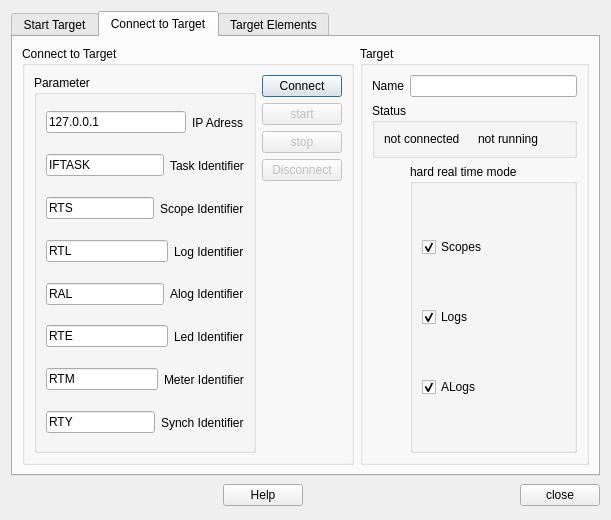
<ui version="4.0" >
 <class>QRL_TargetsManager</class>
 <widget class="QDialog" name="QRL_TargetsManager" >
  <property name="enabled" >
   <bool>true</bool>
  </property>
  <property name="geometry" >
   <rect>
    <x>0</x>
    <y>0</y>
    <width>611</width>
    <height>520</height>
   </rect>
  </property>
  <property name="minimumSize" >
   <size>
    <width>303</width>
    <height>228</height>
   </size>
  </property>
  <property name="windowTitle" >
   <string>Targets Manager</string>
  </property>
  <property name="windowIcon" >
   <iconset resource="qrtailab.qrc" >
    <normaloff>:/icons/connect_icon.xpm</normaloff>:/icons/connect_icon.xpm</iconset>
  </property>
  <layout class="QGridLayout" >
   <item row="0" column="0" >
    <widget class="QTabWidget" name="tabWidgetet" >
     <property name="currentIndex" >
      <number>1</number>
     </property>
     <widget class="QWidget" name="tab" >
      <attribute name="title" >
       <string>Start Target</string>
      </attribute>
      <layout class="QGridLayout" name="gridLayout_2" >
       <item row="0" column="0" colspan="2" >
        <widget class="QListWidget" name="listWidget" >
         <property name="enabled" >
          <bool>false</bool>
         </property>
        </widget>
       </item>
       <item row="0" column="2" >
        <widget class="QPushButton" name="pushButton_4" >
         <property name="enabled" >
          <bool>false</bool>
         </property>
         <property name="text" >
          <string>>></string>
         </property>
         <property name="autoDefault" >
          <bool>false</bool>
         </property>
        </widget>
       </item>
       <item rowspan="2" row="0" column="3" >
        <widget class="QGroupBox" name="groupBox" >
         <property name="enabled" >
          <bool>false</bool>
         </property>
         <property name="title" >
          <string>Start local Target</string>
         </property>
         <layout class="QGridLayout" name="gridLayout_3" >
          <item row="0" column="0" >
           <widget class="QLabel" name="label_9" >
            <property name="text" >
             <string>Target</string>
            </property>
           </widget>
          </item>
          <item row="1" column="0" colspan="2" >
           <widget class="QLineEdit" name="lineEdit" />
          </item>
          <item row="2" column="0" colspan="2" >
           <widget class="QCheckBox" name="checkBox_3" >
            <property name="text" >
             <string>auto. connect</string>
            </property>
           </widget>
          </item>
          <item row="3" column="0" >
           <widget class="QCheckBox" name="checkBox" >
            <property name="text" >
             <string>wait</string>
            </property>
           </widget>
          </item>
          <item row="4" column="0" >
           <widget class="QCheckBox" name="checkBox_2" >
            <property name="text" >
             <string>stop after</string>
            </property>
           </widget>
          </item>
          <item row="4" column="1" >
           <widget class="QLineEdit" name="lineEdit_2" />
          </item>
          <item row="5" column="0" colspan="2" >
           <widget class="QPushButton" name="pushButton_2" >
            <property name="text" >
             <string>Start Target</string>
            </property>
            <property name="autoDefault" >
             <bool>false</bool>
            </property>
           </widget>
          </item>
         </layout>
        </widget>
       </item>
       <item row="1" column="0" >
        <widget class="QPushButton" name="pushButton" >
         <property name="enabled" >
          <bool>false</bool>
         </property>
         <property name="text" >
          <string>Add Target</string>
         </property>
         <property name="autoDefault" >
          <bool>false</bool>
         </property>
        </widget>
       </item>
       <item row="1" column="1" >
        <widget class="QPushButton" name="pushButton_3" >
         <property name="enabled" >
          <bool>false</bool>
         </property>
         <property name="text" >
          <string>Remove</string>
         </property>
         <property name="autoDefault" >
          <bool>false</bool>
         </property>
        </widget>
       </item>
       <item row="2" column="0" colspan="4" >
        <widget class="QGroupBox" name="groupBox_3" >
         <property name="title" >
          <string>Status</string>
         </property>
         <layout class="QGridLayout" name="gridLayout_10" >
          <item row="0" column="0" >
           <widget class="QLabel" name="label_10" >
            <property name="text" >
             <string>Target</string>
            </property>
           </widget>
          </item>
          <item row="0" column="1" >
           <widget class="QLineEdit" name="targetNameLineEdit" >
            <property name="readOnly" >
             <bool>true</bool>
            </property>
           </widget>
          </item>
          <item row="0" column="2" >
           <widget class="QLabel" name="label_11" >
            <property name="enabled" >
             <bool>false</bool>
            </property>
            <property name="text" >
             <string>Output:</string>
            </property>
           </widget>
          </item>
          <item rowspan="2" row="0" column="3" >
           <widget class="QTextEdit" name="textEdit" >
            <property name="enabled" >
             <bool>false</bool>
            </property>
           </widget>
          </item>
          <item row="1" column="0" >
           <widget class="QLabel" name="label_12" >
            <property name="text" >
             <string>Status:</string>
            </property>
           </widget>
          </item>
          <item row="1" column="1" >
           <widget class="QLineEdit" name="targetStatusLineEdit" >
            <property name="enabled" >
             <bool>true</bool>
            </property>
            <property name="text" >
             <string>not running</string>
            </property>
            <property name="readOnly" >
             <bool>true</bool>
            </property>
           </widget>
          </item>
         </layout>
        </widget>
       </item>
      </layout>
     </widget>
     <widget class="QWidget" name="tab_2" >
      <attribute name="title" >
       <string>Connect to Target</string>
      </attribute>
      <layout class="QGridLayout" name="gridLayout_7" >
       <item row="0" column="1" >
        <widget class="QGroupBox" name="targetGroupBox" >
         <property name="title" >
          <string>Target</string>
         </property>
         <layout class="QGridLayout" name="gridLayout_5" >
          <item row="0" column="0" >
           <widget class="QLabel" name="targetNameLabel" >
            <property name="text" >
             <string>Name</string>
            </property>
           </widget>
          </item>
          <item row="0" column="1" >
           <widget class="QLineEdit" name="targetNameLineEdit_2" >
            <property name="readOnly" >
             <bool>true</bool>
            </property>
           </widget>
          </item>
          <item row="1" column="0" colspan="2" >
           <widget class="QGroupBox" name="statusGroupBox" >
            <property name="title" >
             <string>Status</string>
            </property>
            <layout class="QGridLayout" name="gridLayout_8" >
             <item row="1" column="0" >
              <widget class="QLabel" name="targetConnectedLabel" >
               <property name="text" >
                <string>not connected</string>
               </property>
              </widget>
             </item>
             <item row="1" column="1" >
              <widget class="QLabel" name="targetRunningLabel" >
               <property name="text" >
                <string>not running</string>
               </property>
              </widget>
             </item>
            </layout>
           </widget>
          </item>
          <item row="4" column="1" >
           <widget class="QGroupBox" name="hartRTGroupBox" >
            <property name="enabled" >
             <bool>true</bool>
            </property>
            <property name="title" >
             <string>hard real time mode</string>
            </property>
            <property name="checkable" >
             <bool>false</bool>
            </property>
            <layout class="QGridLayout" name="gridLayout" >
             <item row="0" column="0" >
              <widget class="QCheckBox" name="scopesHRTCheckBox" >
               <property name="text" >
                <string>Scopes</string>
               </property>
               <property name="checked" >
                <bool>true</bool>
               </property>
              </widget>
             </item>
             <item row="1" column="0" >
              <widget class="QCheckBox" name="logsHRTCheckBox" >
               <property name="text" >
                <string>Logs</string>
               </property>
               <property name="checked" >
                <bool>true</bool>
               </property>
              </widget>
             </item>
             <item row="2" column="0" >
              <widget class="QCheckBox" name="aLogsHRTCheckBox" >
               <property name="text" >
                <string>ALogs</string>
               </property>
               <property name="checked" >
                <bool>true</bool>
               </property>
              </widget>
             </item>
            </layout>
           </widget>
          </item>
          <item row="4" column="0" >
           <spacer name="verticalSpacer" >
            <property name="orientation" >
             <enum>Qt::Vertical</enum>
            </property>
            <property name="sizeHint" stdset="0" >
             <size>
              <width>20</width>
              <height>40</height>
             </size>
            </property>
           </spacer>
          </item>
         </layout>
         <zorder>targetNameLabel</zorder>
         <zorder>targetNameLineEdit_2</zorder>
         <zorder>statusGroupBox</zorder>
         <zorder>hartRTGroupBox</zorder>
         <zorder>verticalSpacer</zorder>
        </widget>
       </item>
       <item row="0" column="0" >
        <widget class="QGroupBox" name="connectGroupBox" >
         <property name="enabled" >
          <bool>true</bool>
         </property>
         <property name="title" >
          <string>Connect to Target</string>
         </property>
         <layout class="QGridLayout" name="gridLayout_6" >
          <item rowspan="5" row="0" column="0" >
           <widget class="QGroupBox" name="targetParameterGroupBox" >
            <property name="enabled" >
             <bool>true</bool>
            </property>
            <property name="title" >
             <string>Parameter</string>
            </property>
            <layout class="QGridLayout" name="gridLayout_9" >
             <item row="0" column="0" >
              <layout class="QVBoxLayout" >
               <property name="spacing" >
                <number>6</number>
               </property>
               <property name="margin" >
                <number>0</number>
               </property>
               <item>
                <layout class="QHBoxLayout" >
                 <property name="spacing" >
                  <number>6</number>
                 </property>
                 <property name="margin" >
                  <number>0</number>
                 </property>
                 <item>
                  <widget class="QLineEdit" name="ipLineEdit" >
                   <property name="text" >
                    <string>127.0.0.1</string>
                   </property>
                  </widget>
                 </item>
                 <item>
                  <widget class="QLabel" name="ipLabel" >
                   <property name="text" >
                    <string>IP Adress</string>
                   </property>
                   <property name="buddy" >
                    <cstring>ipLineEdit</cstring>
                   </property>
                  </widget>
                 </item>
                </layout>
               </item>
               <item>
                <layout class="QHBoxLayout" >
                 <property name="spacing" >
                  <number>6</number>
                 </property>
                 <property name="margin" >
                  <number>0</number>
                 </property>
                 <item>
                  <widget class="QLineEdit" name="taskLineEdit" >
                   <property name="text" >
                    <string>IFTASK</string>
                   </property>
                  </widget>
                 </item>
                 <item>
                  <widget class="QLabel" name="taskLabel" >
                   <property name="text" >
                    <string>Task Identifier</string>
                   </property>
                   <property name="buddy" >
                    <cstring>taskLineEdit</cstring>
                   </property>
                  </widget>
                 </item>
                </layout>
               </item>
               <item>
                <layout class="QHBoxLayout" >
                 <property name="spacing" >
                  <number>6</number>
                 </property>
                 <property name="margin" >
                  <number>0</number>
                 </property>
                 <item>
                  <widget class="QLineEdit" name="scopeLineEdit" >
                   <property name="text" >
                    <string>RTS</string>
                   </property>
                  </widget>
                 </item>
                 <item>
                  <widget class="QLabel" name="scopeLabel" >
                   <property name="text" >
                    <string>Scope Identifier</string>
                   </property>
                   <property name="buddy" >
                    <cstring>scopeLineEdit</cstring>
                   </property>
                  </widget>
                 </item>
                </layout>
               </item>
               <item>
                <layout class="QHBoxLayout" >
                 <property name="spacing" >
                  <number>6</number>
                 </property>
                 <property name="margin" >
                  <number>0</number>
                 </property>
                 <item>
                  <widget class="QLineEdit" name="logLineEdit" >
                   <property name="text" >
                    <string>RTL</string>
                   </property>
                  </widget>
                 </item>
                 <item>
                  <widget class="QLabel" name="logLabel" >
                   <property name="text" >
                    <string>Log Identifier</string>
                   </property>
                   <property name="buddy" >
                    <cstring>logLineEdit</cstring>
                   </property>
                  </widget>
                 </item>
                </layout>
               </item>
               <item>
                <layout class="QHBoxLayout" >
                 <property name="spacing" >
                  <number>6</number>
                 </property>
                 <property name="margin" >
                  <number>0</number>
                 </property>
                 <item>
                  <widget class="QLineEdit" name="alogLineEdit" >
                   <property name="text" >
                    <string>RAL</string>
                   </property>
                  </widget>
                 </item>
                 <item>
                  <widget class="QLabel" name="ALogLabel" >
                   <property name="text" >
                    <string>Alog Identifier</string>
                   </property>
                   <property name="buddy" >
                    <cstring>alogLineEdit</cstring>
                   </property>
                  </widget>
                 </item>
                </layout>
               </item>
               <item>
                <layout class="QHBoxLayout" >
                 <property name="spacing" >
                  <number>6</number>
                 </property>
                 <property name="margin" >
                  <number>0</number>
                 </property>
                 <item>
                  <widget class="QLineEdit" name="ledLineEdit" >
                   <property name="text" >
                    <string>RTE</string>
                   </property>
                  </widget>
                 </item>
                 <item>
                  <widget class="QLabel" name="ledLabel" >
                   <property name="text" >
                    <string>Led Identifier</string>
                   </property>
                   <property name="buddy" >
                    <cstring>ledLineEdit</cstring>
                   </property>
                  </widget>
                 </item>
                </layout>
               </item>
               <item>
                <layout class="QHBoxLayout" >
                 <property name="spacing" >
                  <number>6</number>
                 </property>
                 <property name="margin" >
                  <number>0</number>
                 </property>
                 <item>
                  <widget class="QLineEdit" name="meterLineEdit" >
                   <property name="text" >
                    <string>RTM</string>
                   </property>
                  </widget>
                 </item>
                 <item>
                  <widget class="QLabel" name="meterLabel" >
                   <property name="text" >
                    <string>Meter Identifier</string>
                   </property>
                   <property name="buddy" >
                    <cstring>meterLineEdit</cstring>
                   </property>
                  </widget>
                 </item>
                </layout>
               </item>
               <item>
                <layout class="QHBoxLayout" >
                 <property name="spacing" >
                  <number>6</number>
                 </property>
                 <property name="margin" >
                  <number>0</number>
                 </property>
                 <item>
                  <widget class="QLineEdit" name="synchLineEdit" >
                   <property name="text" >
                    <string>RTY</string>
                   </property>
                  </widget>
                 </item>
                 <item>
                  <widget class="QLabel" name="synchLabel" >
                   <property name="text" >
                    <string>Synch Identifier</string>
                   </property>
                   <property name="buddy" >
                    <cstring>synchLineEdit</cstring>
                   </property>
                  </widget>
                 </item>
                </layout>
               </item>
              </layout>
             </item>
            </layout>
           </widget>
          </item>
          <item row="0" column="1" >
           <widget class="QPushButton" name="connectPushButton" >
            <property name="enabled" >
             <bool>true</bool>
            </property>
            <property name="text" >
             <string>Connect</string>
            </property>
            <property name="autoDefault" >
             <bool>false</bool>
            </property>
            <property name="default" >
             <bool>true</bool>
            </property>
           </widget>
          </item>
          <item row="1" column="1" >
           <widget class="QPushButton" name="startPushButton" >
            <property name="enabled" >
             <bool>false</bool>
            </property>
            <property name="text" >
             <string>start</string>
            </property>
            <property name="autoDefault" >
             <bool>false</bool>
            </property>
           </widget>
          </item>
          <item row="2" column="1" >
           <widget class="QPushButton" name="stopPushButton" >
            <property name="enabled" >
             <bool>false</bool>
            </property>
            <property name="text" >
             <string>stop</string>
            </property>
            <property name="autoDefault" >
             <bool>false</bool>
            </property>
           </widget>
          </item>
          <item row="3" column="1" >
           <widget class="QPushButton" name="disconnectPushButton" >
            <property name="enabled" >
             <bool>false</bool>
            </property>
            <property name="text" >
             <string>Disconnect</string>
            </property>
            <property name="autoDefault" >
             <bool>false</bool>
            </property>
           </widget>
          </item>
         </layout>
        </widget>
       </item>
      </layout>
     </widget>
     <widget class="QWidget" name="Seite" >
      <attribute name="title" >
       <string>Target Elements</string>
      </attribute>
      <layout class="QGridLayout" name="gridLayout_4" >
       <item row="0" column="0" >
        <widget class="QTableWidget" name="targetTableWidget" />
       </item>
      </layout>
     </widget>
    </widget>
   </item>
   <item row="1" column="0" >
    <layout class="QHBoxLayout" >
     <item>
      <spacer>
       <property name="orientation" >
        <enum>Qt::Horizontal</enum>
       </property>
       <property name="sizeHint" stdset="0" >
        <size>
         <width>16</width>
         <height>27</height>
        </size>
       </property>
      </spacer>
     </item>
     <item>
      <widget class="QPushButton" name="helpButton" >
       <property name="text" >
        <string>Help</string>
       </property>
       <property name="autoDefault" >
        <bool>false</bool>
       </property>
      </widget>
     </item>
     <item>
      <spacer>
       <property name="orientation" >
        <enum>Qt::Horizontal</enum>
       </property>
       <property name="sizeHint" stdset="0" >
        <size>
         <width>16</width>
         <height>27</height>
        </size>
       </property>
      </spacer>
     </item>
     <item>
      <widget class="QPushButton" name="closeButton" >
       <property name="text" >
        <string>close</string>
       </property>
       <property name="autoDefault" >
        <bool>false</bool>
       </property>
      </widget>
     </item>
    </layout>
   </item>
  </layout>
 </widget>
 <resources>
  <include location="qrtailab.qrc" />
 </resources>
 <connections>
  <connection>
   <sender>closeButton</sender>
   <signal>clicked()</signal>
   <receiver>QRL_TargetsManager</receiver>
   <slot>hide()</slot>
   <hints>
    <hint type="sourcelabel" >
     <x>600</x>
     <y>509</y>
    </hint>
    <hint type="destinationlabel" >
     <x>381</x>
     <y>239</y>
    </hint>
   </hints>
  </connection>
 </connections>
</ui>
